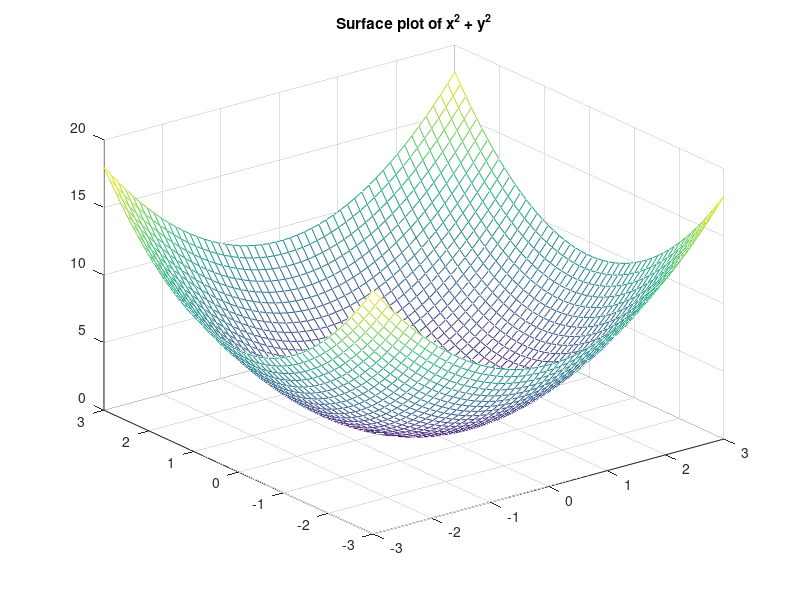

MATLAB code to generate this figure:
% ======================================================================= %
% Generate surface plot of:
% f(x, y) = x^2 + y^2; -3 ? x ? 3, -3 ? y ? 3 over a 50 ? 50 grid on the
% specified domain.
% ======================================================================= %
clc; clear; close all;

x = linspace(-3, 3, 50);
y = linspace(-3, 3, 50);

[X, Y] = meshgrid(x, y);

Z = X.^2 + Y.^2;

mesh(X, Y, Z);
title('Surface plot of x^2 + y^2');
